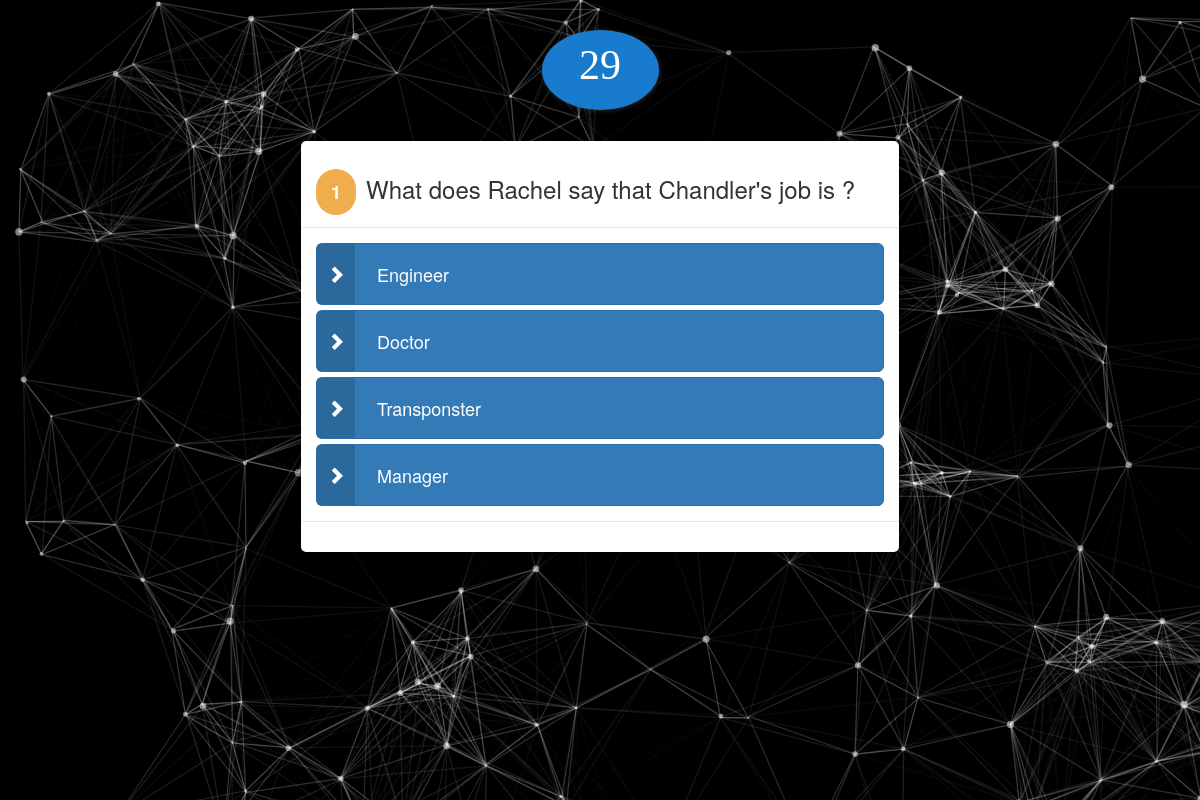
The page /Home/Question-3 on the database as committed earlier.
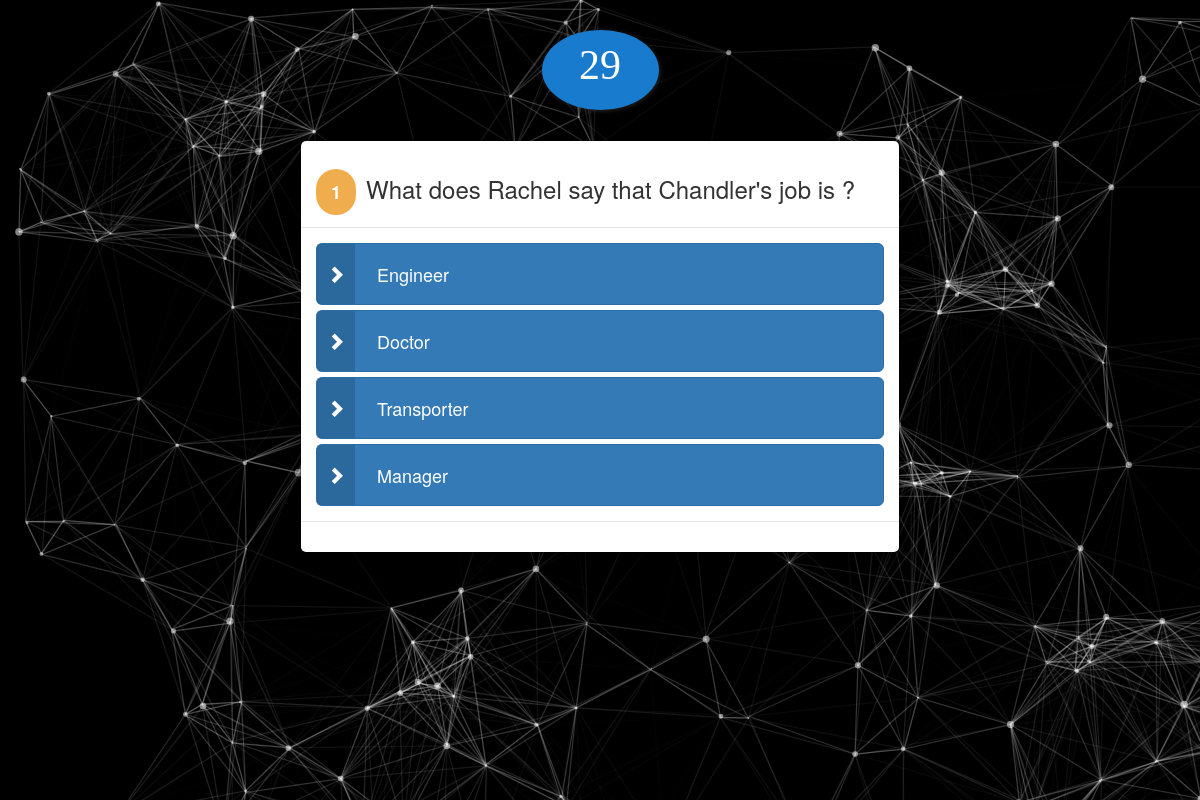
The same page on the database as committed later.
### Questions/models.py (models this page shows)
class Question(models.Model):
    id = models.IntegerField(primary_key=True , unique=True, null=False, blank=False)
    Question = models.CharField(max_length=300)
    Option_1 = models.CharField(max_length=60)
    Option_2 = models.CharField(max_length=60)
    Option_3 = models.CharField(max_length=60)
    Option_4 = models.CharField(max_length=60)
    def __str__(self):
        x = str(self.id)
        return x
    class Meta:
        db_table = ''
        managed = True
        verbose_name = 'Quesiton'
        verbose_name_plural = 'Quesiton'

### Questions/views.py (the view, shortened to what this page needs)
# urls.py: path('',include('Questions.urls')),
@csrf_exempt
def Questions(request, Uid):
    print("Printed in Views.Questions")
    global flag
    global flag_count
    global list_id
    x = Question.objects.get(id=Uid)
    params = {'pro': x, 'flag': flag, 'flag_count': flag_count}
    return render(request, 'ATW/questions.html', params)

### templates/ATW/questions.html (shortened to what this page needs)
{% load static %}
{% block meta %}
<link href="https://maxcdn.bootstrapcdn.com/bootstrap/3.3.0/css/bootstrap.min.css" rel="stylesheet" id="bootstrap-css">
{% endblock meta %}
{% block body %}
{% if flag_count < 7 %}
<div class="container-fluid bg-info full_height">
	<div class="clock-container " id = 'something'>
		<div class="clock-col">
		  <p class="clock-seconds clock-timer"></p>
		</div>
	</div>
	<div class="modal-dialog">
	  <div class="modal-content">
		 <div class="modal-header">
			<h3><span class="label label-warning" id="qid">{{ flag_count }}</span>{{ pro.Question }}</h3>
		</div>
		<div class="modal-body">
			<div class="col-xs-3 col-xs-offset-5">
		  </div>
		  <div class="quiz" id="quiz" data-toggle="buttons">
		   <label onclick="trial1()" class="element-animation1 btn btn-lg btn-primary btn-block"><span class="btn-label"><i class="glyphicon glyphicon-chevron-right"></i></span> <input type="radio" name="q_answer" value="{{ pro.Option_1 }}">{{ pro.Option_1 }}</label>
		   <label onclick="trial2()" class="element-animation2 btn btn-lg btn-primary btn-block"><span class="btn-label"><i class="glyphicon glyphicon-chevron-right"></i></span> <input type="radio" name="q_answer" value="{{ pro.Option_2 }}">{{ pro.Option_2 }}</label>
		   <label onclick="trial3()" class="element-animation3 btn btn-lg btn-primary btn-block"><span class="btn-label"><i class="glyphicon glyphicon-chevron-right"></i></span> <input type="radio" name="q_answer" value="{{ pro.Option_3 }}">{{ pro.Option_3 }}</label>
		   <label onclick="trial4()" class="element-animation4 btn btn-lg btn-primary btn-block"><span class="btn-label"><i class="glyphicon glyphicon-chevron-right"></i></span> <input type="radio" name="q_answer" value="{{ pro.Option_4 }}">{{ pro.Option_4 }}</label>
	   </div>
   </div>
   {% if flag_count > 1%}
   <div class="modal-footer text-muted">
		<span id="answer">Your previous answer was correct</span>
	{% else %}
	<div class="modal-footer text-muted">
	{% endif %}
</div>
</div>
</div>
</div>
{% endif %}
{% endblock body %}

Rows that differ between the two databases and show on the page:
changed Question "What does Rachel say that Chandler's job is ?": Option_3 "Transponster" → "Transporter"
